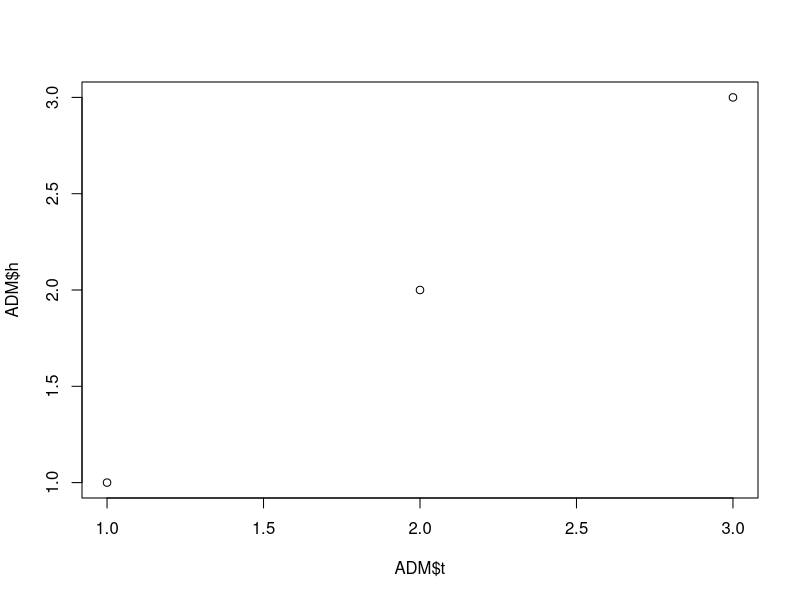

Write the R code that produced this figure. (Note: this script raises an error after producing the figure.)
as.ADM=function(...,omission="destructive",silent=TRUE){
  {
    iList=list(...)
    #### 1. Check Inputs ####
    # need numeric inputs
    if(!all(sapply(iList, function(x) is.numeric(x)))){
      stop("need numeric inputs for ...")
    }
    # all inputs need to be vectors
    if(!all(sapply(iList, function(x) is.vector(x)))){
      stop("need vectors as inputs for ...")
    }
    # need two inputs
    if(length(iList)!=2){
      stop("expecting two input variables for ...")
    }
    # all input values need to be finite
    if(!all(sapply(iList, function(x) all(is.finite(x))))){
      stop("need finite values in inputs for ...")
    }
    
    #### 2. Make sense of inputs ####
    # remove capitalization
    iNames=tolower(names(iList))
    
    sRateInput=iNames %in% c("s","sed","srate","sedrate","sedimentation","sedimentationrate","sedimentation_rate","sedimentation rate")
    condInput=iNames %in% c("c","cond","condensation")
    timeInput=iNames %in% c("t","time")
    ageInput=iNames %in% c("a","age")
    heightInput=iNames %in% c("h","height","strat","strat height","stratheight","strat_height")
    depthInput=iNames %in% c("d","depth")
    
    # if one input type appears twice: stop
    duplInputs=sapply(list(sRateInput,condInput,timeInput,ageInput,heightInput,depthInput), function(x) sum(x)==2)
    if(any(duplInputs)){
      stop("input types duplicatd")
    }
    
    #### 3. Input data treatment ####
    if(any(timeInput) & any(heightInput)){
      TMode="time"
      LMode="height"
      t=unname(unlist(iList[timeInput]))
      h=unname(unlist(iList[heightInput]))
      if(any(duplicated(t))){
        stop("Tried to build age-depth model from tiepoints in time and height, but found duplicated time values")
      }
      if(length(t)<2 | length(h)<2){
        stop("Tried to build age-depth model from tiepoints in time and height, but need at least two time points and height points")
        
      }
      if(length(t)!=length(h)){
        stop("Tried to build age-depth model from tiepoints in time and height, but number of time points does not match number of height points")
      }
      tsort=sort(t,decreasing = FALSE,index.return=TRUE)
      t=tsort$x
      h=h[tsort$ix]
      mode="age depth model"
      xdep=t
      ydep=h
      report="Age-depth-model generated from tie points in time and stratigraphic height."
      
    } else if(any(timeInput) & any(depthInput)){
      TMode="time"
      LMode="depth"
      t=unname(unlist(iList[timeInput]))
      h=-unname(unlist(iList[depthInput]))
      if(any(duplicated(t))){
        stop("Tried to build age-depth model from tiepoints in time and depth, but found duplicated time values")
      }
      if(length(t)<2 | length(h)<2){
        stop("Tried to build age-depth model from tiepoints in time and depth, but need at least two time points and depth points")
        
      }
      if(length(t)!=length(h)){
        stop("Tried to build age-depth model from tiepoints in time and depth, but number of time points does not match number of depth points")
      }
      tsort=sort(t,decreasing = FALSE,index.return=TRUE)
      t=tsort$x
      h=h[tsort$ix]
      mode="age depth model"
      xdep=t
      ydep=h
      report="Age-depth-model generated from tie points in time and depth."
      
    } else if(any(ageInput) & any(heightInput)){
      TMode="age"
      LMode="height"
      t=-unname(unlist(iList[ageInput]))
      h=unname(unlist(iList[heightInput]))
      if(any(duplicated(t))){
        stop("Tried to build age-depth model from tiepoints in age and height, but found duplicated age values")
      }
      if(length(t)<2 | length(h)<2){
        stop("Tried to build age-depth model from tiepoints in age and height, but need at least two age points and height points")
        
      }
      if(length(t)!=length(h)){
        stop("Tried to build age-depth model from tiepoints in age and height, but number of age points does not match number of height points")
      }
      tsort=sort(-a,decreasing = FALSE,index.return=TRUE)
      t=tsort$x
      h=h[tsort$ix]
      mode="age depth model"
      xdep=t
      ydep=h
      report="Age-depth-model generated from tie points in age and stratigraphic height."
      
    } else if(any(ageInput) & any(depthInput)){
      TMode="age"
      LMode="depth"
      t=-unname(unlist(iList[ageInput]))
      h=-unname(unlist(iList[depthInput]))
      if(any(duplicated(t))){
        stop("Tried to build age-depth model from tiepoints in age and depth, but found duplicated age values")
      }
      if(length(t)<2 | length(h)<2){
        stop("Tried to build age-depth model from tiepoints in age and depth, but need at least two age points and depth points")
        
      }
      if(length(t)!=length(h)){
        stop("Tried to build age-depth model from tiepoints in age and depth, but number of age points does not match number of depth points")
      }
      tsort=sort(t,decreasing = FALSE,index.return=TRUE)
      t=tsort$x
      h=h[tsort$ix]
      mode="age depth model"
      xdep=t
      ydep=h
      report="Age-depth-model generated from tie points in age and depth."
      
    } else if(any(sRateInput) & any(timeInput)){
      TMode="time"
      LMode="height"
      t=unname(unlist(iList[timeInput]))
      s=unname(unlist(iList[sRateInput]))
      if(any(duplicated(t))){
        stop("Tried to build age-depth model from sedimentation rate, but found duplicated time values")
      }
      if(length(t)<2 ){
        stop("Tried to build age-depth model from sedimentation rate in time, but need at least two time points ")
      }
      if(length(t)==length(s)){
        tsort=sort(t,decreasing = FALSE,index.return=TRUE)
        t=tsort$x
        s=s[tsort$ix]
        xdep=t
        ydep=s
        mode="piecewise linear sedimentation in time"
        report="Age-depth-model generated from piecewise linear sedimentation rate in time"
        
      } else if (length(s)==(length(t)-1)){
        if(is.unsorted(t) & is.unsorted(rev(t))){
          stop("Tried to build age-depth model from piecewise constant sedimentation rate in time, but time points are not ordered")
        }
        if(is.unsorted(t)){
          t=rev(t)
          s=rev(s)
        }
        xdep=t
        ydep=s
        mode="piecewise constant sedimentation in time"
        report="Age-depth-model generated from piecewise constant sedimentation rate in time"
      } else {
        stop("Tried to build age-depth model from sedimentation rate, but no of sedimentation rate does not match time inputs. No of sed rate entries needs to be identical or one lower than entries of time.")
      }
      
      
    } else if(any(sRateInput) & any(ageInput)){
      TMode="age"
      LMode="height"
      
      t=-unname(unlist(iList[ageInput]))
      s=unname(unlist(iList[sRateInput]))
      if(any(duplicated(t))){
        stop("Tried to build age-depth model from sedimentation rate, but found duplicated age values")
      }
      if(length(t)<2 ){
        stop("Tried to build age-depth model from sedimentation rate with age, but need at least two age points ")
      }
      if(length(t)==length(s)){
        tsort=sort(t,decreasing = FALSE,index.return=TRUE)
        t=tsort$x
        s=s[tsort$ix]
        xdep=t
        ydep=s
        mode="piecewise linear sedimentation in time"
        report="Age-depth-model generated from piecewise linear sedimentation rate with"
        
      } else if (length(s)==(length(t)-1)){
        if(is.unsorted(t) & is.unsorted(rev(t))){
          stop("Tried to build age-depth model from piecewise constant sedimentation rate with, but age points are not ordered")
        }
        if(is.unsorted(t)){
          t=rev(t)
          s=rev(s)
        }
        xdep=t
        ydep=s
        mode="piecewise constant sedimentation in time"
        report="Age-depth-model generated from piecewise constant sedimentation rate with age"
      } else {
        stop("Tried to build age-depth model from sedimentation rate, but no of sedimentation rate does not match age inputs. No of sed rate entries needs to be identical or one lower than entries of age.")
      }
      
    } else if(any(sRateInput) & any(heightInput)){
      TMode="time"
      LMode="height"
      h=unname(unlist(iList[heightInput]))
      s=unname(unlist(iList[sRateInput]))
      if(any(duplicated(h))){
        stop("Tried to build age-depth model from sedimentation rate, but found duplicated height values")
      }
      if(length(h)<2 ){
        stop("Tried to build age-depth model from sedimentation rate in height, but need at least two height points ")
      }
      if (any(s<=0)){
        stop("tried to build age depth model from sedimentation rate in height, but sedimentation rate was negative. Use only positive sed rates")
      }
      if(length(h)==length(s)){
        hsort=sort(h,decreasing = FALSE,index.return=TRUE)
        h=hsort$x
        s=s[hsort$ix]
        xdep=h
        ydep=s
        mode=="piecewise linear sedimentation in stratigraphic height"
        report="Age-depth-model generated from piecewise linear sedimentation rate in height"
        
      } else if (length(s)==(length(h)-1)){
        if(is.unsorted(h) & is.unsorted(rev(h))){
          stop("Tried to build age-depth model from piecewise constant sedimentation rate in stratigraphic height, but heights are not ordered")
        }
        if(is.unsorted(h)){
          h=rev(h)
          s=rev(s)
        }
        xdep=h
        ydep=s
        mode="piecewise constant sedimentation in stratigraphic height"
        report="Age-depth-model generated from piecewise constant sedimentation rate in stratigraphic height"
      } else {
        stop("Tried to build age-depth model from sedimentation rate, but no of sedimentation rate points does not match height inputs. No of sed rate entries needs to be identical or one lower than entries of stratigraphic height.")
      }
      
    } else if(any(sRateInput) & any(depthInput)){
      TMode="time"
      LMode="depth"
      h=-unname(unlist(iList[depthInput]))
      s=unname(unlist(iList[sRateInput]))
      if(any(duplicated(h))){
        stop("Tried to build age-depth model from sedimentation rate, but found duplicated depth values")
      }
      if(length(h)<2 ){
        stop("Tried to build age-depth model from sedimentation rate with depth, but need at least two depth points ")
      }
      if (any(s<=0)){
        stop("tried to build age depth model from sedimentation rate in depth, but sedimentation rate was negative. Use only positive sed rates")
      }
      if(length(h)==length(s)){
        hsort=sort(h,decreasing = FALSE,index.return=TRUE)
        h=hsort$x
        s=s[hsort$ix]
        xdep=h
        ydep=s
        mode=="piecewise linear sedimentation in stratigraphic height"
        report="Age-depth-model generated from piecewise linear sedimentation rate in depth"
        
      } else if (length(s)==(length(h)-1)){
        if(is.unsorted(h) & is.unsorted(rev(h))){
          stop("Tried to build age-depth model from piecewise constant sedimentation rate in depth, but depths are not ordered")
        }
        if(is.unsorted(h)){
          h=rev(h)
          s=rev(s)
        }
        xdep=h
        ydep=s
        mode="piecewise constant sedimentation in depth"
        report="Age-depth-model generated from piecewise constant sedimentation rate in depth"
      } else {
        stop("Tried to build age-depth model from sedimentation rate, but no of sedimentation rate points does not match depth inputs. No of sed rate entries needs to be identical or one lower than entries for depths.")
      }
      
    } else if(any(condInput) & any(heightInput)){
      TMode="time"
      LMode="height"
      h=unname(unlist(iList[heightInput]))
      c=unname(unlist(iList[condInput]))
      if(any(duplicated(h))){
        stop("Tried to build age-depth model from condensation, but found duplicated height values")
      }
      if(length(h)<2 ){
        stop("Tried to build age-depth model from condensation, but need at least two height points ")
      }
      if (any(c<=0)){
        stop("tried to build age depth model from condensation, but condensation was negative. Use only strictly positive condensation values")
      }
      if(length(h)==length(c)){
        hsort=sort(h,decreasing = FALSE,index.return=TRUE)
        h=hsort$x
        c=c[hsort$ix]
        xdep=h
        ydep=c
        mode="piecewise linear condensation in stratigraphic height"
        report="Age-depth-model generated from piecewise linear condensation in height"
        
      } else if (length(c)==(length(h)-1)){
        if(is.unsorted(h) & is.unsorted(rev(h))){
          stop("Tried to build age-depth model from piecewise constant condensation in stratigraphic height, but heights are not ordered")
        }
        if(is.unsorted(h)){
          h=rev(h)
          c=rev(c)
        }
        xdep=h
        ydep=c
        mode="piecewise constant condensation in stratigraphic height"
        report="Age-depth-model generated from piecewise constant condensation in stratigraphic height"
      } else {
        stop("Tried to build age-depth model from condensation, but no of condensation points does not match height inputs. No of condensation entries needs to be identical or one lower than entries of stratigraphic height.")
      }
      
    } else if(any(condInput) & any(depthInput)){
      TMode="time"
      LMode="depth"
      h=-unname(unlist(iList[depthInput]))
      c=unname(unlist(iList[condInput]))
      if(any(duplicated(h))){
        stop("Tried to build age-depth model from condensation, but found duplicated depth values")
      }
      if(length(h)<2 ){
        stop("Tried to build age-depth model from condensation, but need at least two depth points ")
      }
      if (any(c<=0)){
        stop("tried to build age depth model from condensation, but condensation was negative. Use only strictly positive condensation values")
      }
      if(length(h)==length(c)){
        hsort=sort(h,decreasing = FALSE,index.return=TRUE)
        h=hsort$x
        c=c[hsort$ix]
        xdep=h
        ydep=c
        mode="piecewise linear condensation in stratigraphic height"
        report="Age-depth-model generated from piecewise linear condensation in depth"
        
      } else if (length(c)==(length(h)-1)){
        if(is.unsorted(h) & is.unsorted(rev(h))){
          stop("Tried to build age-depth model from piecewise constant condensation in depth, but depths are not ordered")
        }
        if(is.unsorted(h)){
          h=rev(h)
          c=rev(c)
        }
        xdep=h
        ydep=c
        mode="piecewise constant condensation in stratigraphic height"
        report="Age-depth-model generated from piecewise constant condensation in depth"
      } else {
        stop("Tried to build age-depth model from condensation, but no of condensation points does not match depth inputs. No of condensation entries needs to be identical or one lower than entries of depths.")
      }
      
      
    }  else{
      stop("variable names for ... not recognoized")
    }
  }
  
  #### 4 Generate Tie Points ####
  if(mode=="age depth model"){
    t=xdep
    h=ydep
    ADM=list(t=t,
             h=h,
             interpolationMode="piecewiseLinear",
             interpolationInfo=NULL,
             TMode=TMode,
             LMode=LMode)
  }

  
  if(mode=="piecewise constant condensation in stratigraphic height"){
    h=xdep
    timePerInterval=diff(xdep)*ydep
    t=cumsum(c(0,timePerInterval))
    ADM=list(t=t,
             h=h,
             interpolationMode="piecewiseLinear",
             interpolationInfo=NULL)
  }
  if(mode=="piecewise linear condensation in stratigraphic height"){
    stop("not implemented yet")
  }
  if(mode=="piecewise constant sedimentation in stratigraphic height"){
    h=xdep
    timePerInterval=diff(xdep)*(ydep^-1)
    t=cumsum(c(0,timePerInterval))
    ADM=list(t=t,
             h=h,
             interpolationMode="piecewiseLinear",
             interpolationInfo=NULL)
  }
  
  if(mode=="piecewise linear sedimentation in stratigraphic height"){
    h=xdep
    accTime=rep(0,length(xdep)-1)
    for (i in 1:length(xdep)){
      if(ydep[i]==ydep[i=1]){
        accTime[i]=(xdep[i+1]-xdep[i])/ydep[i]
      } else  {
        a=(ydep[i+1]-ydep[i])/(xdep[i+1]-xdep[i])
        b=ydep[i]-a*xdep[i]
        accTime[i]=(a^-1)*log((a*xdep[i+1]+b)/(a*xdep[i]+b))
      }
    }
    t=cumsum(c(0,accTime))
    ADM=list(t=t,
             h=h,
             interpolationMode="piecewiseLog",
             interpolationInfo=ydep)
  }
  if(mode=="piecewise linear sedimentation in stratigraphic height"){
    h=xdep
    timePerInterval=0.5*diff(xdep)*(ydep[1:(length(ydep)-1)]+ydep[2:length(ydep)])
    accumulatedTime=cumsum(c(0,timePerIncrement))
    ADM=list(t=accumulatedTime,
             h=h,
             interpolationMode="piecewiseRoot",
             interpolationInfo=ydep)
  }
  

  
  if(mode=="piecewise constant sedimentation in time"){
    t=xdep
    heightPerInterval=diff(xdep)*ydep
    h=cumsum(c(0,heightPerInterval))
    ADM=list(t=t,
             h=h,
             interpolationMode="piecewiseLinear",
             interpolationInfo=NULL)
  }
  
  if(mode=="piecewise linear sedimentation in time"){
    i=1
    while(i<length(xdep)){
      if((ydep[i]<0&ydep[i+1]>0)|(ydep[i]>0&ydep[i+1]<0)){
        tnew=xdep[i]-ydep[i]*((xdep[i+1]-xdep[i])/(ydep[i+1]-ydep[i]))
        xdep=c(xdep[1:i],tnew,xdep[(i+1):length(xdep)])
        ydep=c(ydep[1:i],0,ydep[(i+1):length(ydep)])
      }
      i=i+1
    }
    t=xdep
    heightPerInterval=diff(xdep)*0.5*(ydep[1:(length(ydep)-1)]+ydep[2:(length(ydep))])
    h=cumsum(c(0,heightPerInterval))
    ADM=list(t=t,
             h=h,
             interpolationMode="piecewiseCubic",
             interpolationInfo=ydep)
  }
  
  #### Insert Hiatus Breakpoints ####
  if(length(ADM$h)>2 & any(diff(ADM$h)<0)){
      print("insert hiatus breakpoints!")
      i=length(ADM$h)
      while(i>1){ # i = tie point no
        sedRemovalBeforei=ADM$h[i-1]>ADM$h[i]
        sedStagOrAccAfteri=ADM$h[i]<=ADM$h[min(c(i+1,length(ADM$h)))]
        isSedDecEnd=sedRemovalBeforei & sedStagOrAccAfteri # is a transition from sed decrease to stagnation or accumulation
        if(isSedDecEnd){
          hSedDecEnd=ADM$h[i]
          print(hSedDecEnd)
          print(i)
          upCrossing=(ADM$h[1:(i-2)]<hSedDecEnd)&(ADM$h[2:(i-1)]>hSedDecEnd)
          hasTrueTransition=any(upCrossing) # is there an interval where the value of h is truly intersected?
          if(hasTrueTransition){
            transitionInterval=max(which(upCrossing))
            print(transitionInterval)
            hitsTiePoint=(ADM$h[1:(i-2)]==hSedDecEnd)|(ADM$h[2:(i-1)]==hSedDecEnd)
            print(hitsTiePoint)
            print(ADM)
            if(any(hitsTiePoint)){
                print(which(hitsTiePoint))
                determineUpcrossingTime=max(which(hitsTiePoint))<transitionInterval
            } else {
              determineUpcrossingTime=TRUE
            }
            if(determineUpcrossingTime){
              # interpolate A(?)=ADM$h[i]
              if(ADM$interpolationMode=="piecewiseLinear"){
                tIntersect=(hSedDecEnd-ADM$h[transitionInterval])*((ADM$t[transitionInterval+1]-ADM$t[transitionInterval])/(ADM$h[transitionInterval+1]-ADM$h[transitionInterval]))+ADM$t[transitionInterval]
                # insert values in ADM
                ADM$h=c(ADM$h[1:(transitionInterval)],hSedDecEnd,ADM$h[(transitionInterval+1):length(ADM$h)])
                ADM$t=c(ADM$t[1:(transitionInterval)],tIntersect,ADM$t[(transitionInterval+1):length(ADM$t)])
                
              } else if(ADM$interpolationMode=="piecewiseCubic"){
                stop("piecewise cubic not implemented yet")
              } else if(ADM$interpolationMode=="piecewiseRoot"){
                stop("piecewise root not implemented yet")
              } else if(ADM$interpolationMode=="piecewiseExp"){
                stop("piecewise exponential not implemented yet")
              } else {
                stop("wrong mode")
              }
             
            } else {
              i=i-1
            }
          } else {
            i=i-1
          }
        } else {
          i=i-1
        }  #
      }
  }

  #### Determine destructive intervals ####
  ADM$destructive=IDDestrInt(ADM$h,omission = omission)
  
  if(silent==FALSE){
    message(report)
  }
  return(ADM)
}

IDDestrInt=function(hTemp,omission="destructive"){
  # determines which intervals are destructive
  n=length(hTemp)
  totalAccHeight=hTemp[n]-hTemp[1] #net sediment budget (total thickness of accumulated sediment)
  
  if(totalAccHeight>0){
  # 1. if net sed. budget is strictly positive, but there is some omission and erosion
    diffInHeight=sapply(1:n,function(i) hTemp[i]>min(hTemp[i:n]))
    hasDiffInHeight=diffInHeight[1:(n-1)]|diffInHeight[2:n]
    if(omission=="conservative"){
      isDestructive=hasDiffInHeight
      return(isDestructive)
    } else if(omission=="destructive"){
      isDestructive=hasDiffInHeight | (diff(hTemp)==0)
      return(isDestructive)
    }
  } else if(totalAccHeight<0 ){
    # 2. if net sed budget is truly negative: everything is destroyed
    isDestructive=rep(TRUE,n-1)
    return(isDestructive)
  } else if(totalAccHeight==0 & omission=="destructive") {
    # 3. if net sed budget is zero and omission is destructive: everything is destroyed
    isDestructive=rep(TRUE,n-1)
    return(isDestructive)
  } else if(totalAccHeight==0 & omission=="conservative"){
    # 4. if net sed budget is zero, and omission is conswrvative\
    # only omission surfaces that are at initial (and final) strat height not destructive
    isDestructive=(hTemp[1:(n-1)]!=hTemp[1]) | (hTemp[2:n]!=hTemp[1])
    return(isDestructive)
  }
  stop("something went wrong")
}

# IDDestrInt(c(1,1,2,1))
# IDDestrInt(c(1,1,2,1),"conservative")

ADM=as.ADM(t=1:3,h=1:3,omission="destructive",silent=FALSE)
plot(ADM$t,ADM$h)
ADM

ADM=genADM(1:4,c(1,1,2,1),mode="age depth model",omission = "conservative")
plot(ADM$t,ADM$h)
ADM

ADM=genADM(1:5,c(1,1,2,1.5,3),mode="age depth model",omission = "conservative")
plot(ADM$t,ADM$h)
ADM


ADM=genADM(1:7,c(1,1,2,1.5,3,2,2),mode="age depth model",omission = "conservative")
plot(ADM$t,ADM$h)
ADM

ADM=genADM(xdep=1:6,ydep=c(1.5,1,1,2,1.5,3),mode="age depth model")
plot(ADM$t,ADM$h)
ADM


plotadm=function(ADM){
  plot(NULL,xlim=range(ADM$t),ylim=range(ADM$h),type="l")
  for (i in 1:length(ADM$destructive)){
    if(ADM$destructive[i]){
      rect(xleft = ADM$t[i],xright = ADM$t[i+1],ybottom = min(ADM$h),ytop = max(ADM$h),border = NA,col=grey(0.5))
    }
  }
  lines(ADM$t,ADM$h)
}
plotadm(ADM = ADM)

